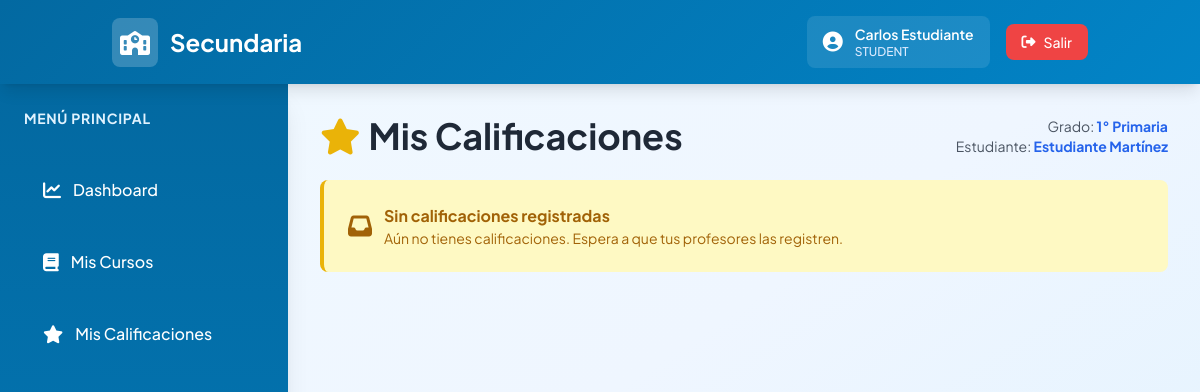
The page /student/my-grades (signed in) on the database its author committed.
### models.py (models this page shows)
class User(UserMixin, db.Model):
    __tablename__ = 'users'
    id = db.Column(db.String(36), primary_key=True, default=lambda: str(uuid.uuid4()))
    email = db.Column(db.String(255), unique=True, nullable=False)
    password = db.Column(db.String(255), nullable=False)
    name = db.Column(db.String(255), nullable=False)
    role = db.Column(db.String(20), nullable=False)
    created_at = db.Column(db.DateTime, default=datetime.utcnow)

class Grade(db.Model):
    __tablename__ = 'grades'
    id = db.Column(db.String(36), primary_key=True, default=lambda: str(uuid.uuid4()))
    name = db.Column(db.String(50), unique=True, nullable=False)
    level = db.Column(db.Integer)
    max_students = db.Column(db.Integer, default=40)
    created_at = db.Column(db.DateTime, default=datetime.utcnow)

class Student(db.Model):
    __tablename__ = 'students'
    id = db.Column(db.String(36), primary_key=True, default=lambda: str(uuid.uuid4()))
    user_id = db.Column(db.String(36), db.ForeignKey('users.id'), nullable=False)
    student_code = db.Column(db.String(50), unique=True, nullable=False)
    grade_id = db.Column(db.String(36), db.ForeignKey('grades.id'), nullable=False)
    apellido_paterno = db.Column(db.String(100), nullable=True)
    apellido_materno = db.Column(db.String(100), nullable=True)
    enrollment_date = db.Column(db.Date, nullable=False)
    status = db.Column(db.String(20), default='active')
    created_at = db.Column(db.DateTime, default=datetime.utcnow)
    user = db.relationship('User', backref='student_profile')
    grade = db.relationship('Grade', backref='students')

### routes.py (the view, shortened to what this page needs)
@app.route('/student/my-grades')
@login_required
def student_my_grades():
    if current_user.role != 'student':
        flash('Acceso denegado', 'error')
        return redirect(url_for('dashboard'))
    student = Student.query.filter_by(user_id=current_user.id).first()
    if not student:
        flash('Estudiante no encontrado', 'error')
        return redirect(url_for('dashboard'))
    calificaciones = Calificacion.query.filter_by(student_id=student.id).order_by(Calificacion.fecha_calificacion.desc()).all()
    subjects_grades = {}
    total_promedio = 0
    total_calificaciones = 0
    grades_data = list(subjects_grades.values())
    general_average = round(total_promedio / total_calificaciones, 2) if total_calificaciones > 0 else 0
    return render_template('student_my_grades.html', grades_data=grades_data, student=student, general_average=general_average)

### app.py (called while the page is built)
@login_manager.user_loader
def load_user(user_id):
    try:
        return User.query.get(user_id)
    except Exception as e:
        print(f"Error loading user: {e}")
        return None

### templates/student_my_grades.html (shortened to what this page needs)
{% extends "base.html" %}
{% block content %}
<div class="space-y-6">
    <div class="flex justify-between items-center">
        <h1 class="text-4xl font-bold text-gray-800"><i class="fas fa-star text-yellow-500 mr-2"></i>Mis Calificaciones</h1>
        <div class="text-right">
            <p class="text-sm text-gray-600">Grado: <span class="font-bold text-blue-600">{{ student.grade.name }}</span></p>
            <p class="text-sm text-gray-600">Estudiante: <span class="font-bold text-blue-600">{{ student.apellido_paterno }} {{ student.apellido_materno }}</span></p>
        </div>
    </div>
    {% if grades_data %}
    <div class="grid grid-cols-1 gap-6">
        {% for subject_data in grades_data %}
        <div class="bg-white rounded-2xl shadow-lg overflow-hidden border-l-4 border-blue-500">
            <div class="bg-gradient-to-r from-blue-50 to-blue-100 p-6 border-b-2 border-blue-200">
                <div class="grid grid-cols-2 gap-4">
                    <div>
                        <p class="text-sm text-gray-600 font-semibold">Materia</p>
                        <p class="text-2xl font-bold text-gray-800">{{ subject_data.subject }}</p>
                    </div>
                    <div>
                        <p class="text-sm text-gray-600 font-semibold">Profesor</p>
                        <p class="text-lg font-bold text-gray-800">{{ subject_data.teacher.user.name }}</p>
                        <p class="text-xs text-gray-600">{{ subject_data.teacher.apellido_paterno }} {{ subject_data.teacher.apellido_materno }}</p>
                    </div>
                </div>
            </div>
            <div class="p-6">
                <h3 class="text-lg font-bold text-gray-800 mb-4 flex items-center gap-2">
                    <i class="fas fa-list-check text-blue-600"></i>
                    Historial de Calificaciones
                </h3>
                {% if subject_data.grades %}
                <div class="space-y-3">
                    {% for grade in subject_data.grades %}
                    <div class="flex items-center justify-between p-4 rounded-lg border-2 {% if grade.calificacion >= 60 %}bg-green-50 border-green-300{% else %}bg-red-50 border-red-300{% endif %}">
                        <div class="flex-1">
                            <div class="flex items-center gap-4">
                                <span class="px-3 py-1 rounded-full text-xs font-bold {% if grade.semester == 1 %}bg-blue-100 text-blue-800{% elif grade.semester == 2 %}bg-purple-100 text-purple-800{% else %}bg-pink-100 text-pink-800{% endif %}">
                                    Semestre {{ grade.semester }}
                                </span>
                                <span class="text-sm text-gray-600">
                                    📅 {{ grade.fecha }}
                                </span>
                                {% if grade.nota_texto %}
                                <span class="text-sm text-gray-700 italic">
                                    📝 {{ grade.nota_texto }}
                                </span>
                                {% endif %}
                            </div>
                        </div>
                        <div class="text-right">
                            <span class="text-3xl font-bold {% if grade.calificacion >= 60 %}text-green-600{% else %}text-red-600{% endif %}">
                                {{ grade.calificacion }}
                            </span>
                        </div>
                    </div>
                    {% endfor %}
                </div>
                {% else %}
                <p class="text-gray-500 text-sm italic">No hay calificaciones registradas para esta materia aún.</p>
                {% endif %}
            </div>
        </div>
        {% endfor %}
    </div>
    {% else %}
    <div class="bg-yellow-100 border-l-4 border-yellow-500 text-yellow-700 p-6 rounded-lg">
        <div class="flex items-center gap-3">
            <i class="fas fa-inbox text-2xl"></i>
            <div>
                <p class="font-bold">Sin calificaciones registradas</p>
                <p class="text-sm">Aún no tienes calificaciones. Espera a que tus profesores las registren.</p>
            </div>
        </div>
    </div>
    {% endif %}
</div>
{% endblock %}

### templates/base.html (shortened to what this page needs)
<!DOCTYPE html>
<html lang="es">
<head>
    <script src="https://cdn.tailwindcss.com"></script>
    <link rel="stylesheet" href="https://cdnjs.cloudflare.com/ajax/libs/font-awesome/6.4.0/css/all.min.css">
</head>
<body class="bg-gradient-to-br from-sky-50 via-blue-50 to-sky-100 text-gray-800 min-h-screen">
    <nav class="gradient-header text-white shadow-lg sticky top-0 z-50">
        <div class="container mx-auto px-6 py-4 flex justify-between items-center">
            <div class="text-2xl font-bold flex items-center gap-3">
                <div class="bg-white bg-opacity-20 p-2 rounded-lg">
                    <i class="fas fa-school text-2xl"></i>
                </div>
                <span>Secundaria</span>
            </div>
            <div class="flex gap-4 items-center">
                {% if current_user.is_authenticated %}
                <a href="{{ url_for('my_profile') }}" class="flex items-center gap-3 bg-white bg-opacity-10 px-4 py-2 rounded-lg hover:bg-opacity-20 transition cursor-pointer">
                    <i class="fas fa-user-circle text-xl"></i>
                    <div class="text-sm">
                        <div class="font-semibold">{{ current_user.name }}</div>
                        <div class="text-xs text-blue-100 uppercase font-medium">{{ current_user.role }}</div>
                    </div>
                </a>
                <a href="{{ url_for('logout') }}" class="bg-red-500 hover:bg-red-600 px-4 py-2 rounded-lg transition font-medium text-sm flex items-center gap-2">
                    <i class="fas fa-sign-out-alt"></i> Salir
                </a>
                {% endif %}
            </div>
        </div>
    </nav>
    {% if current_user.is_authenticated %}
    <div class="flex">
        <aside class="w-72 bg-gradient-to-b from-sky-700 to-sky-600 text-white min-h-screen p-6 shadow-xl">
            <div class="mb-8">
                <h2 class="text-sm font-bold uppercase tracking-wider text-sky-100 mb-4">Menú Principal</h2>
            </div>
            <ul class="space-y-3">
                <li>
                    <a href="{{ url_for('dashboard') }}" class="sidebar-item block p-4 rounded-lg hover:bg-sky-500 transition flex items-center gap-3 font-medium">
                        <i class="fas fa-chart-line text-lg"></i>
                        <span>Dashboard</span>
                    </a>
                </li>
                {% if current_user.role == 'admin' %}
                <li>
                    <a href="{{ url_for('students') }}" class="sidebar-item block p-4 rounded-lg hover:bg-sky-500 transition flex items-center gap-3 font-medium">
                        <i class="fas fa-users text-lg"></i>
                        <span>Estudiantes</span>
                    </a>
                </li>
                <li>
                    <a href="{{ url_for('teachers') }}" class="sidebar-item block p-4 rounded-lg hover:bg-sky-500 transition flex items-center gap-3 font-medium">
                        <i class="fas fa-chalkboard-user text-lg"></i>
                        <span>Profesores</span>
                    </a>
                </li>
                <li>
                    <a href="{{ url_for('grades') }}" class="sidebar-item block p-4 rounded-lg hover:bg-sky-500 transition flex items-center gap-3 font-medium">
                        <i class="fas fa-layer-group text-lg"></i>
                        <span>Grados</span>
                    </a>
                </li>
                <li>
                    <a href="{{ url_for('view_schedule') }}" class="sidebar-item block p-4 rounded-lg hover:bg-sky-500 transition flex items-center gap-3 font-medium">
                        <i class="fas fa-calendar-alt text-lg"></i>
                        <span>Horarios</span>
                    </a>
                </li>
                <li>
                    <a href="{{ url_for('admin_all_grades') }}" class="sidebar-item block p-4 rounded-lg hover:bg-sky-500 transition flex items-center gap-3 font-medium">
                        <i class="fas fa-star text-lg"></i>
                        <span>Calificaciones</span>
                    </a>
                </li>
                <li>
                    <a href="{{ url_for('admin_credentials') }}" class="sidebar-item block p-4 rounded-lg hover:bg-sky-500 transition flex items-center gap-3 font-medium">
                        <i class="fas fa-key text-lg"></i>
                        <span>Credenciales Estudiantes</span>
                    </a>
                </li>
                <li>
                    <a href="{{ url_for('admin_teacher_credentials') }}" class="sidebar-item block p-4 rounded-lg hover:bg-sky-500 transition flex items-center gap-3 font-medium">
                        <i class="fas fa-key text-lg"></i>
                        <span>Credenciales Profesores</span>
                    </a>
                </li>
                {% else %}
                <li>
                    <a href="{{ url_for('student_my_courses') }}" class="sidebar-item block p-4 rounded-lg hover:bg-sky-500 transition flex items-center gap-3 font-medium">
                        <i class="fas fa-book text-lg"></i>
                        <span>Mis Cursos</span>
                    </a>
                </li>
                <li>
                    <a href="{{ url_for('student_my_grades') }}" class="sidebar-item block p-4 rounded-lg hover:bg-sky-500 transition flex items-center gap-3 font-medium">
                        <i class="fas fa-star text-lg"></i>
                        <span>Mis Calificaciones</span>
                    </a>
                </li>
                {% endif %}
            </ul>
        </aside>
        <main class="flex-1 p-8 fade-in">
    {% else %}
    <main class="flex justify-center items-center min-h-screen">
    {% endif %}
            {% block content %}{% endblock %}
        </main>
    {% if current_user.is_authenticated %}</div>{% endif %}
</body>
</html>

### templates/base.html (style rules this page uses)
* { font-family: 'Plus Jakarta Sans', sans-serif; }
.gradient-header { background: linear-gradient(135deg, #0369a1 0%, #0284c7 100%); }
.sidebar-item { transition: all 0.3s ease; border-left: 3px solid transparent; }
.fade-in { animation: fadeIn 0.5s ease-in; }

### rows shown on the page
User: name "Carlos Estudiante", role "STUDENT"
Grade: grade.name "1° Primaria"
Student: apellido_paterno "Estudiante", apellido_materno "Martínez"
